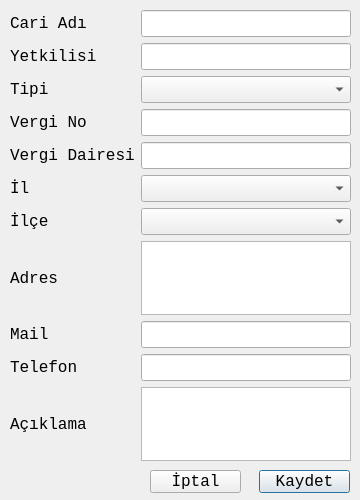
<?xml version="1.0" encoding="UTF-8"?>
<ui version="4.0">
 <class>YeniCariKartDialog</class>
 <widget class="QDialog" name="YeniCariKartDialog">
  <property name="geometry">
   <rect>
    <x>0</x>
    <y>0</y>
    <width>360</width>
    <height>500</height>
   </rect>
  </property>
  <property name="minimumSize">
   <size>
    <width>360</width>
    <height>500</height>
   </size>
  </property>
  <property name="maximumSize">
   <size>
    <width>360</width>
    <height>500</height>
   </size>
  </property>
  <property name="font">
   <font>
    <family>Monospace</family>
    <pointsize>12</pointsize>
   </font>
  </property>
  <property name="windowTitle">
   <string>Yeni Cari Kart Oluştur</string>
  </property>
  <widget class="QPushButton" name="KaydetpushButton">
   <property name="geometry">
    <rect>
     <x>259</x>
     <y>470</y>
     <width>91</width>
     <height>23</height>
    </rect>
   </property>
   <property name="text">
    <string>Kaydet</string>
   </property>
   <property name="icon">
    <iconset resource="images.qrc">
     <normaloff>:/images/ui/check.png</normaloff>:/images/ui/check.png</iconset>
   </property>
  </widget>
  <widget class="QPushButton" name="iptalpushButton">
   <property name="geometry">
    <rect>
     <x>150</x>
     <y>470</y>
     <width>91</width>
     <height>23</height>
    </rect>
   </property>
   <property name="text">
    <string>İptal</string>
   </property>
   <property name="icon">
    <iconset resource="images.qrc">
     <normaloff>:/images/ui/remove.png</normaloff>:/images/ui/remove.png</iconset>
   </property>
  </widget>
  <widget class="QWidget" name="">
   <property name="geometry">
    <rect>
     <x>10</x>
     <y>10</y>
     <width>341</width>
     <height>451</height>
    </rect>
   </property>
   <layout class="QGridLayout" name="gridLayout">
    <item row="0" column="0">
     <widget class="QLabel" name="label">
      <property name="text">
       <string>Cari Adı</string>
      </property>
     </widget>
    </item>
    <item row="0" column="1" colspan="4">
     <widget class="QLineEdit" name="CariAdilineEdit"/>
    </item>
    <item row="1" column="0">
     <widget class="QLabel" name="label_10">
      <property name="text">
       <string>Yetkilisi</string>
      </property>
     </widget>
    </item>
    <item row="2" column="0">
     <widget class="QLabel" name="label_3">
      <property name="text">
       <string>Tipi</string>
      </property>
     </widget>
    </item>
    <item row="2" column="1" colspan="4">
     <widget class="QComboBox" name="CariTipicomboBox"/>
    </item>
    <item row="3" column="0">
     <widget class="QLabel" name="label_2">
      <property name="text">
       <string>Vergi No</string>
      </property>
     </widget>
    </item>
    <item row="4" column="0">
     <widget class="QLabel" name="label_4">
      <property name="text">
       <string>Vergi Dairesi</string>
      </property>
     </widget>
    </item>
    <item row="1" column="1" colspan="4">
     <widget class="QLineEdit" name="YetkililineEdit"/>
    </item>
    <item row="3" column="1" colspan="4">
     <widget class="QLineEdit" name="VergiNolineEdit"/>
    </item>
    <item row="4" column="1" colspan="4">
     <widget class="QLineEdit" name="VergiDairesilineEdit"/>
    </item>
    <item row="5" column="0">
     <widget class="QLabel" name="label_5">
      <property name="text">
       <string>İl</string>
      </property>
     </widget>
    </item>
    <item row="6" column="0">
     <widget class="QLabel" name="label_6">
      <property name="text">
       <string>İlçe</string>
      </property>
     </widget>
    </item>
    <item row="5" column="1" colspan="4">
     <widget class="QComboBox" name="ilcomboBox">
      <property name="maxVisibleItems">
       <number>15</number>
      </property>
      <property name="maxCount">
       <number>10000</number>
      </property>
     </widget>
    </item>
    <item row="6" column="1" colspan="4">
     <widget class="QComboBox" name="ilcecomboBox"/>
    </item>
    <item row="7" column="0">
     <widget class="QLabel" name="label_7">
      <property name="text">
       <string>Adres</string>
      </property>
     </widget>
    </item>
    <item row="7" column="1" colspan="4">
     <widget class="QPlainTextEdit" name="AdresplainTextEdit"/>
    </item>
    <item row="8" column="0">
     <widget class="QLabel" name="label_8">
      <property name="text">
       <string>Mail</string>
      </property>
     </widget>
    </item>
    <item row="8" column="1" colspan="4">
     <widget class="QLineEdit" name="MaillineEdit"/>
    </item>
    <item row="9" column="0">
     <widget class="QLabel" name="label_9">
      <property name="text">
       <string>Telefon</string>
      </property>
     </widget>
    </item>
    <item row="9" column="1" colspan="4">
     <widget class="QLineEdit" name="TelefonlineEdit"/>
    </item>
    <item row="10" column="0">
     <widget class="QLabel" name="label_11">
      <property name="text">
       <string>Açıklama</string>
      </property>
     </widget>
    </item>
    <item row="10" column="1" colspan="4">
     <widget class="QPlainTextEdit" name="AciklamaplainTextEdit"/>
    </item>
   </layout>
  </widget>
 </widget>
 <tabstops>
  <tabstop>CariAdilineEdit</tabstop>
  <tabstop>YetkililineEdit</tabstop>
  <tabstop>CariTipicomboBox</tabstop>
  <tabstop>VergiNolineEdit</tabstop>
  <tabstop>VergiDairesilineEdit</tabstop>
  <tabstop>ilcomboBox</tabstop>
  <tabstop>ilcecomboBox</tabstop>
  <tabstop>AdresplainTextEdit</tabstop>
  <tabstop>MaillineEdit</tabstop>
  <tabstop>TelefonlineEdit</tabstop>
  <tabstop>AciklamaplainTextEdit</tabstop>
  <tabstop>KaydetpushButton</tabstop>
  <tabstop>iptalpushButton</tabstop>
 </tabstops>
 <resources>
  <include location="images.qrc"/>
 </resources>
 <connections/>
</ui>
